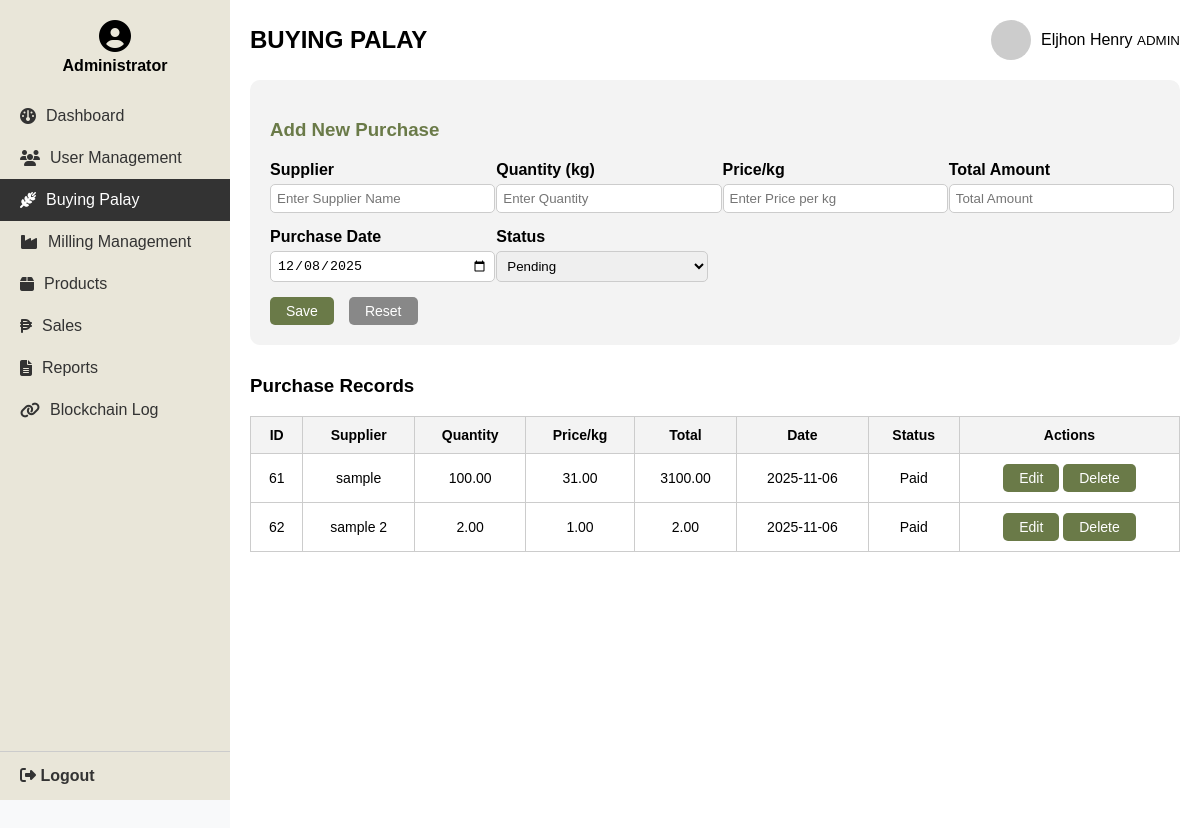
Screenshot of /original/buyingPalay.php with the database file from the repository.
### tables this page shows
CREATE TABLE `palay_purchases` (
  `id` int(11) NOT NULL,
  `supplier` varchar(100) NOT NULL,
  `user_id` varchar(50) NOT NULL,
  `quantity` decimal(10,2) NOT NULL,
  `total_amount` decimal(10,2) NOT NULL,
  `purchase_date` date NOT NULL,
  `price` decimal(10,2) NOT NULL,
  `payment_status` enum('Pending','Paid','Void') NOT NULL,
  `pv_printed` tinyint(1) NOT NULL DEFAULT 0,
  `pv_number` varchar(50) DEFAULT NULL
);

### original/buyingPalay.php (the view, shortened to what this page needs)
<?php
include 'db.php';
?>
<!DOCTYPE html>
<html lang="en">
<head>
<link rel="stylesheet" href="https://cdnjs.cloudflare.com/ajax/libs/font-awesome/6.4.0/css/all.min.css">
</head>
<body>
<aside class="sidebar">
  <div>
    <div class="profile">
      <i class="fa-solid fa-user-circle"></i>
      <span>Administrator</span>
    </div>
    <ul class="menu">
      <li><a href="dashboard.php"><i class="fa-solid fa-gauge"></i> Dashboard</a></li>
      <li><a href="usermanagement.php"><i class="fa-solid fa-users"></i> User Management</a></li>
      <li class="active"><a href="buyingpalay.php"><i class="fa-solid fa-wheat-awn"></i> Buying Palay</a></li>
      <li><a href="milling.php"><i class="fa-solid fa-industry"></i> Milling Management</a></li>
      <li><a href="products.php"><i class="fa-solid fa-box"></i> Products</a></li>
      <li><a href="sales.php"><i class="fa-solid fa-peso-sign"></i> Sales</a></li>
      <li><a href="reports.php"><i class="fa-solid fa-file-lines"></i> Reports</a></li>
      <li><a href="blockchain.php"><i class="fa-solid fa-link"></i> Blockchain Log</a></li>
    </ul>
  </div>
  <div class="logout" onclick="window.location.href='logout.php'">
    <i class="fa-solid fa-right-from-bracket"></i> Logout
  </div>
</aside>
<main class="main-content">
<header class="header">
  <h2>BUYING PALAY</h2>
  <div class="user-info">
    <img src="https://via.placeholder.com/40" alt="User Avatar">
    <div>
      <span>Eljhon Henry</span>
      <small>ADMIN</small>
    </div>
  </div>
</header>
<section style="margin-bottom: 30px; padding: 20px; background: #f3f3f3; border-radius: 10px;">
  <h3 style="text-align: left; color: #6a7a48; margin-bottom: 20px;">Add New Purchase</h3>
  <form method="POST" id="addPurchaseForm">
    <div class="form-grid">
      <div>
        <label for="supplier">Supplier</label>
        <input type="text" name="supplier" id="supplier" placeholder="Enter Supplier Name" required>
      </div>
      <div>
        <label for="quantity">Quantity (kg)</label>
        <input type="number" name="quantity" id="quantity" placeholder="Enter Quantity" required>
      </div>
      <div>
        <label for="price">Price/kg</label>
        <input type="number" step="0.01" name="price" id="price" placeholder="Enter Price per kg" required>
      </div>
      <div>
        <label for="total_amount">Total Amount</label>
        <input type="number" step="0.01" name="total_amount" id="total_amount" placeholder="Total Amount" readonly required>
      </div>
      <div>
        <label for="purchase_date">Purchase Date</label>
        <input type="date" name="purchase_date" id="purchase_date" value="<?php echo date('Y-m-d'); ?>" required>
      </div>
      <div>
        <label for="payment_status">Status</label>
        <select name="payment_status" id="payment_status" required>
          <option value="Pending">Pending</option>
        </select>
      </div>
    </div>
    <div style="grid-column: 1 / -1; display: flex; justify-content: left; gap: 15px; margin-top: 15px;">
      <button type="submit" name="add" class="btn">Save</button>
      <button type="reset" class="btn" style="background:#888;">Reset</button>
    </div>
  </form>
</section>
<h3>Purchase Records</h3>
<table>
  <thead>
    <tr>
      <th>ID</th><th>Supplier</th><th>Quantity</th><th>Price/kg</th><th>Total</th><th>Date</th><th>Status</th><th>Actions</th>
    </tr>
  </thead>
  <tbody>
  <?php
  $res = $conn->query("SELECT * FROM palay_purchases ORDER BY id ASC");
  while($row = $res->fetch_assoc()){
      $date = date('Y-m-d', strtotime($row['purchase_date']));
      echo "<tr>
      <td>{$row['id']}</td>
      <td>{$row['supplier']}</td>
      <td>{$row['quantity']}</td>
      <td>{$row['price']}</td>
      <td>{$row['total_amount']}</td>
      <td>$date</td>
      <td>{$row['payment_status']}</td>
      <td>
        <button class='btn editBtn'
          data-id='{$row['id']}'
          data-supplier='{$row['supplier']}'
          data-quantity='{$row['quantity']}'
          data-price='{$row['price']}'
          data-amount='{$row['total_amount']}'
          data-date='$date'
          data-status='{$row['payment_status']}'>Edit</button>
        <form method='POST' style='display:inline-block;'>
          <input type='hidden' name='id' value='{$row['id']}'>
          <button type='submit' name='delete' class='btn'>Delete</button>
        </form>
      </td>
      </tr>";
  }
  ?>
  </tbody>
</table>
</main>
</body>
</html>

### original/buyingPalay.php (style rules this page uses)
body { margin: 0; font-family: Arial, sans-serif; display: flex; background: #f8f9fa; height: 100vh; overflow: hidden; }
.sidebar { width: 230px; background: #e9e6d9; height: 100vh; display: flex; flex-direction: column; justify-content: space-between; flex-shrink: 0; position: fixed; left: 0; top: 0; overflow-y: auto; }
.sidebar .profile { text-align: center; margin: 20px 0; font-weight: bold; }
.sidebar .profile i { font-size: 2rem; display: block; margin-bottom: 5px; }
.sidebar .menu { list-style: none; padding: 0; margin: 0; flex: 1; }
.sidebar .menu li { padding: 12px 20px; cursor: pointer; display: flex; align-items: center; gap: 10px; color: #333; }
.sidebar .menu li:hover, .sidebar .menu li.active { background: #333; color: #fff; }
.sidebar .menu a { text-decoration: none; color: inherit; display: flex; align-items: center; gap: 10px; width: 100%; }
.sidebar .logout { display: block; padding: 15px 20px; border-top: 1px solid #ccc; cursor: pointer; font-weight: bold; color: #333; text-decoration: none; }
.main-content { flex: 1; padding: 20px; background: #fff; overflow-y: auto; margin-left: 230px; height: 100vh; }
.header { display: flex; justify-content: space-between; align-items: center; margin-bottom: 20px; flex-wrap: wrap; }
.header h2 { margin: 0; }
.user-info { display: flex; align-items: center; gap: 10px; }
.user-info img { border-radius: 50%; width: 40px; height: 40px; }
table { width: 100%; border-collapse: collapse; font-size: 14px; }
table th, table td { border: 1px solid #ccc; padding: 10px; text-align: center; }
table th { background: #f3f3f3; }
.btn { padding: 6px 16px; background: #6a7a48; color: #fff; border: none; border-radius: 5px; cursor: pointer; font-size: 14px; }
.form-grid { display:grid; grid-template-columns: repeat(auto-fit, minmax(200px,1fr)); gap:15px; }
.form-grid label { font-weight: bold; display: block; margin-bottom: 5px; }
.form-grid input, .form-grid select { width: 100%; padding: 6px; border: 1px solid #ccc; border-radius: 5px; }

### rows the page displays
palay_purchases: id "61", supplier "sample", quantity "100.00", price "31.00", total_amount "3100.00", purchase_date "2025-11-06", payment_status "Paid"
palay_purchases: id "62", supplier "sample 2", quantity "2.00", price "1.00", total_amount "2.00", purchase_date "2025-11-06", payment_status "Paid"
